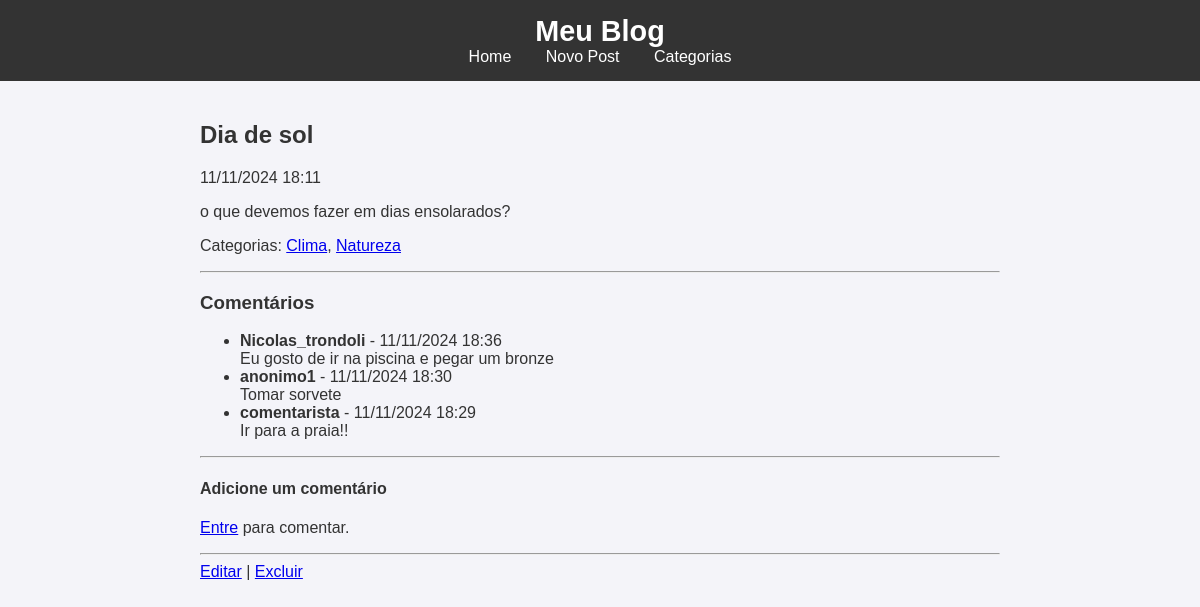
Screenshot of /post/3/ with the database file from the repository.
### blog/models.py (models this page shows, shortened)
class Post(models.Model):
    title = models.CharField(max_length=200)
    content = models.TextField()
    post_date = models.DateTimeField(auto_now_add=True)
    categories = models.ManyToManyField(Category, related_name='posts')

class Category(models.Model):
    name = models.CharField(max_length=100)
    description = models.TextField(blank=True, null=True)

class Comment(models.Model):
    post = models.ForeignKey('Post', on_delete=models.CASCADE, related_name='comments')
    author = models.ForeignKey(User, on_delete=models.CASCADE)
    text = models.TextField()
    created_at = models.DateTimeField(auto_now_add=True)

### blog/views.py (the view, shortened to what this page needs)
# urls.py: path('post/<int:pk>/', PostDetailView.as_view(), name='post_detail'),
class PostDetailView(DetailView):
    model = Post
    template_name = 'blog/post_detail.html'
    def get_context_data(self, **kwargs):
        context = super().get_context_data(**kwargs)
        context['comments'] = self.object.comments.order_by('-created_at')
        context['comment_form'] = CommentForm()
        return context

### blog/templates/blog/post_detail.html
{% extends 'blog/base.html' %}
{% block content %}
    <h2>{{ post.title }}</h2>
    <p>{{ post.post_date|date:"d/m/Y H:i" }}</p>
    <div>{{ post.content|safe }}</div>
    <p>Categorias:
        {% for category in post.categories.all %}
            <a href="{% url 'category_detail' category.pk %}">{{ category.name }}</a>{% if not forloop.last %}, {% endif %}
        {% endfor %}
    </p>
    <hr>
    <h3>Comentários</h3>
    <ul>
        {% for comment in comments %}
            <li>
                <strong>{{ comment.author }}</strong> - {{ comment.created_at|date:"d/m/Y H:i" }}<br>
                {{ comment.text }}
            </li>
        {% empty %}
            <p>Sem comentários ainda. Seja o primeiro a comentar!</p>
        {% endfor %}
    </ul>
    <hr>
    <h4>Adicione um comentário</h4>
    {% if user.is_authenticated %}
        <form method="post">
            {% csrf_token %}
            {{ comment_form.as_p }}
            <button type="submit">Enviar Comentário</button>
        </form>
    {% else %}
        <p><a href="{% url 'login' %}">Entre</a> para comentar.</p>
    {% endif %}
    <hr>
        <a href="{% url 'post_edit' post.id %}">Editar</a> |
        <a href="{% url 'post_delete' post.id %}">Excluir</a>
{% endblock %}

### blog/static/css/styles.css (style rules this page uses)
body { font-family: Arial, sans-serif; background-color: #f4f4f9; margin: 0; padding: 0; color: #333; }

### rows the page displays
Post: title "Dia de sol", post_date "11/11/2024 18:11", content "o que devemos fazer em dias ensolarados?"
Category: name "Clima"
Category: name "Natureza"
Comment: author "Nicolas_trondoli", created_at "11/11/2024 18:36", text "Eu gosto de ir na piscina e pegar um bronze"
Comment: author "anonimo1", created_at "11/11/2024 18:30", text "Tomar sorvete"
Comment: author "comentarista", created_at "11/11/2024 18:29", text "Ir para a praia!!"
